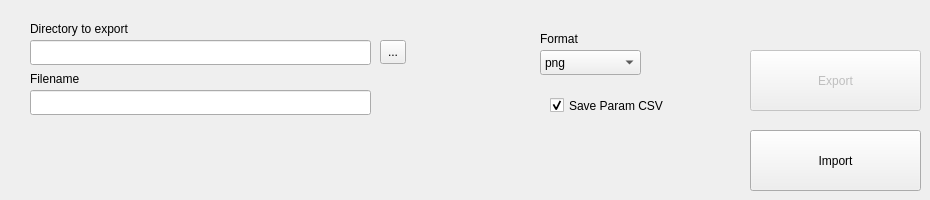
   <widget class="QWidget" name="Export">
    <attribute name="title">
     <string>Export</string>
    </attribute>
    <widget class="QPushButton" name="exportBtn">
     <property name="enabled">
      <bool>false</bool>
     </property>
     <property name="geometry">
      <rect>
       <x>750</x>
       <y>50</y>
       <width>171</width>
       <height>61</height>
      </rect>
     </property>
     <property name="text">
      <string>Export</string>
     </property>
    </widget>
    <widget class="QLineEdit" name="lineNameFiles">
     <property name="geometry">
      <rect>
       <x>30</x>
       <y>90</y>
       <width>341</width>
       <height>25</height>
      </rect>
     </property>
    </widget>
    <widget class="QLineEdit" name="linePathToExport">
     <property name="geometry">
      <rect>
       <x>30</x>
       <y>40</y>
       <width>341</width>
       <height>25</height>
      </rect>
     </property>
    </widget>
    <widget class="QComboBox" name="cmbFormatos">
     <property name="geometry">
      <rect>
       <x>540</x>
       <y>50</y>
       <width>101</width>
       <height>25</height>
      </rect>
     </property>
     <item>
      <property name="text">
       <string>png</string>
      </property>
     </item>
     <item>
      <property name="text">
       <string>tiff</string>
      </property>
     </item>
     <item>
      <property name="text">
       <string>jpg</string>
      </property>
     </item>
    </widget>
    <widget class="QCheckBox" name="checkParam">
     <property name="geometry">
      <rect>
       <x>550</x>
       <y>80</y>
       <width>131</width>
       <height>51</height>
      </rect>
     </property>
     <property name="text">
      <string>Save Param CSV</string>
     </property>
     <property name="checked">
      <bool>true</bool>
     </property>
    </widget>
    <widget class="QToolButton" name="PathExportBtn">
     <property name="geometry">
      <rect>
       <x>380</x>
       <y>40</y>
       <width>26</width>
       <height>24</height>
      </rect>
     </property>
     <property name="text">
      <string>...</string>
     </property>
    </widget>
    <widget class="QLabel" name="label_8">
     <property name="geometry">
      <rect>
       <x>30</x>
       <y>20</y>
       <width>141</width>
       <height>17</height>
      </rect>
     </property>
     <property name="text">
      <string>Directory to export</string>
     </property>
    </widget>
    <widget class="QLabel" name="label_16">
     <property name="geometry">
      <rect>
       <x>30</x>
       <y>70</y>
       <width>141</width>
       <height>17</height>
      </rect>
     </property>
     <property name="text">
      <string>Filename</string>
     </property>
    </widget>
    <widget class="QLabel" name="label_17">
     <property name="geometry">
      <rect>
       <x>540</x>
       <y>30</y>
       <width>141</width>
       <height>17</height>
      </rect>
     </property>
     <property name="text">
      <string>Format</string>
     </property>
    </widget>
    <widget class="QPushButton" name="importBtn">
     <property name="enabled">
      <bool>true</bool>
     </property>
     <property name="geometry">
      <rect>
       <x>750</x>
       <y>130</y>
       <width>171</width>
       <height>61</height>
      </rect>
     </property>
     <property name="text">
      <string>Import</string>
     </property>
    </widget>
   </widget>
